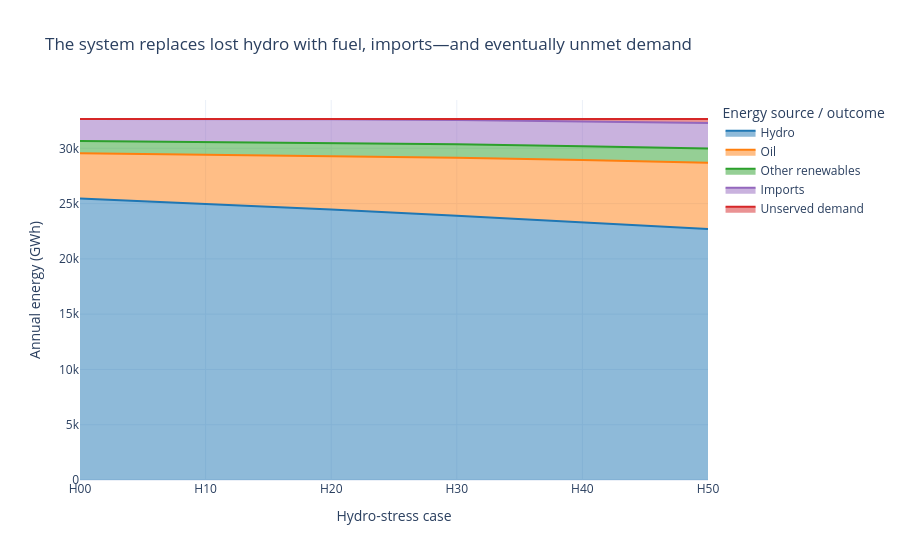

Source (notebook cell):
### Markdown cell above
## 2. Where the energy goes

This stacked view makes the substitution mechanism visible: hydro falls, while oil, other renewables, and imports respond before shedding becomes dominant.

### Code cell
energy = annual.melt(id_vars=['scenario', 'hydro_reduction_pct'],
                  value_vars=['hydro_gwh','thermal_oil_gwh','other_renewables_gwh','imports_gwh','load_shedding_gwh'],
                  var_name='component', value_name='gwh')
energy['component'] = energy.component.map({'hydro_gwh':'Hydro','thermal_oil_gwh':'Oil','other_renewables_gwh':'Other renewables','imports_gwh':'Imports','load_shedding_gwh':'Unserved demand'})
fig = px.area(energy, x='scenario', y='gwh', color='component',
              category_orders={'scenario': list(annual.scenario)},
              labels={'gwh':'Annual energy (GWh)','scenario':'Hydro-stress case','component':'Energy source / outcome'},
              title='The system replaces lost hydro with fuel, imports—and eventually unmet demand',
              color_discrete_map={'Hydro':'#1f77b4','Oil':'#ff7f0e','Other renewables':'#2ca02c','Imports':'#9467bd','Unserved demand':'#d62728'})
fig.update_layout(template='plotly_white', hovermode='x unified')
fig.show()

### Figure 1 — Plotly figure (JSON) as saved in the notebook; plotly's stock layout.template omitted (floating-point values rounded to 4 significant figures)
{"data": [{"fillpattern": {"shape": ""}, "hovertemplate": "Energy source / outcome=Hydro<br>Hydro-stress case=%{x}<br>Annual energy (GWh)=%{y}<extra></extra>", "legendgroup": "Hydro", "line": {"color": "#1f77b4"}, "marker": {"symbol": "circle"}, "mode": "lines", "name": "Hydro", "orientation": "v", "showlegend": true, "stackgroup": "1", "type": "scatter", "x": ["H00", "H10", "H20", "H30", "H40", "H50"], "xaxis": "x", "y": [25450.0, 24980.0, 24460.0, 23900.0, 23310.0, 22710.0], "yaxis": "y"}, {"fillpattern": {"shape": ""}, "hovertemplate": "Energy source / outcome=Oil<br>Hydro-stress case=%{x}<br>Annual energy (GWh)=%{y}<extra></extra>", "legendgroup": "Oil", "line": {"color": "#ff7f0e"}, "marker": {"symbol": "circle"}, "mode": "lines", "name": "Oil", "orientation": "v", "showlegend": true, "stackgroup": "1", "type": "scatter", "x": ["H00", "H10", "H20", "H30", "H40", "H50"], "xaxis": "x", "y": [4106.0, 4463.0, 4849.0, 5239.0, 5619.0, 5993.0], "yaxis": "y"}, {"fillpattern": {"shape": ""}, "hovertemplate": "Energy source / outcome=Other renewables<br>Hydro-stress case=%{x}<br>Annual energy (GWh)=%{y}<extra></extra>", "legendgroup": "Other renewables", "line": {"color": "#2ca02c"}, "marker": {"symbol": "circle"}, "mode": "lines", "name": "Other renewables", "orientation": "v", "showlegend": true, "stackgroup": "1", "type": "scatter", "x": ["H00", "H10", "H20", "H30", "H40", "H50"], "xaxis": "x", "y": [1111.0, 1151.0, 1196.0, 1231.0, 1263.0, 1289.0], "yaxis": "y"}, {"fillpattern": {"shape": ""}, "hovertemplate": "Energy source / outcome=Imports<br>Hydro-stress case=%{x}<br>Annual energy (GWh)=%{y}<extra></extra>", "legendgroup": "Imports", "line": {"color": "#9467bd"}, "marker": {"symbol": "circle"}, "mode": "lines", "name": "Imports", "orientation": "v", "showlegend": true, "stackgroup": "1", "type": "scatter", "x": ["H00", "H10", "H20", "H30", "H40", "H50"], "xaxis": "x", "y": [1975.0, 2047.0, 2115.0, 2184.0, 2243.0, 2284.0], "yaxis": "y"}, {"fillpattern": {"shape": ""}, "hovertemplate": "Energy source / outcome=Unserved demand<br>Hydro-stress case=%{x}<br>Annual energy (GWh)=%{y}<extra></extra>", "legendgroup": "Unserved demand", "line": {"color": "#d62728"}, "marker": {"symbol": "circle"}, "mode": "lines", "name": "Unserved demand", "orientation": "v", "showlegend": true, "stackgroup": "1", "type": "scatter", "x": ["H00", "H10", "H20", "H30", "H40", "H50"], "xaxis": "x", "y": [5.127, 13.55, 33.76, 98.21, 211.6, 373.1], "yaxis": "y"}], "layout": {"hovermode": "x unified", "legend": {"title": {"text": "Energy source / outcome"}, "tracegroupgap": 0}, "title": {"text": "The system replaces lost hydro with fuel, imports—and eventually unmet demand"}, "xaxis": {"anchor": "y", "categoryarray": ["H00", "H10", "H20", "H30", "H40", "H50"], "categoryorder": "array", "domain": [0, 1], "title": {"text": "Hydro-stress case"}}, "yaxis": {"anchor": "x", "domain": [0, 1], "title": {"text": "Annual energy (GWh)"}}}}
